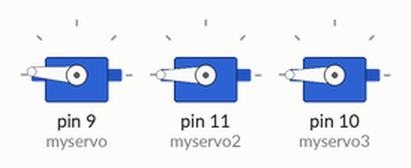
Simulated run of this sketch. Board: Arduino Uno, built with avr-gcc and run on an emulated ATmega328P. Shown: 3 × servo.

Above: at 0.05 s.
At 0.5 s:
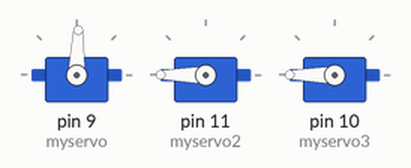
At 0.7 s:
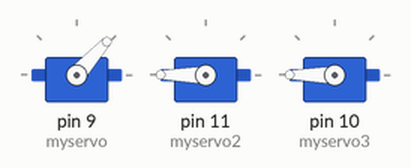
At 0.95 s:
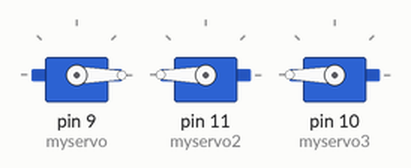
At 1.4 s:
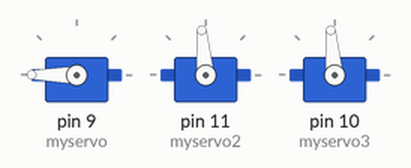
At 1.85 s:
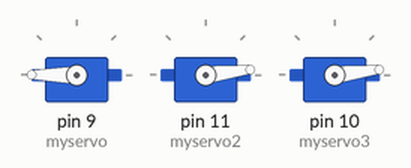
Timing chart, 0 to 4.3 s (numbered marks = the images above):
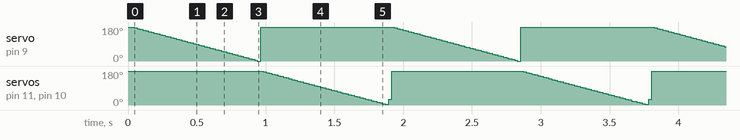

Measured:
- by itself, servo on pin 9 (myservo): ramps from 180° to 0° and jumps back, once every 1.9 s

The sketch:

Sweep.ino
```cpp
#include <Servo.h>

Servo myservo, myservo2, myservo3;
int pos = 0;

void setup() {
  myservo.attach(9);
  myservo2.attach(11);
  myservo3.attach(10);
}

void loop() {
  for (pos = 0; pos <= 180; pos += 1) {

    // myservo.write(pos);
    myservo2.write(pos);
    myservo3.write(pos);
    // delay(7);
  }
  for (pos = 180; pos >= 0; pos -= 1) {
    myservo.write(pos);
    delay(5);
  }
  for (pos = 0; pos <= 180; pos += 1) {

    myservo.write(pos);
    //  delay(7);
  }

  for (pos = 180; pos >= 0; pos -= 1) {
    // myservo.write(pos);
    myservo2.write(pos);
    myservo3.write(pos);
    delay(5);
  }
}
```
